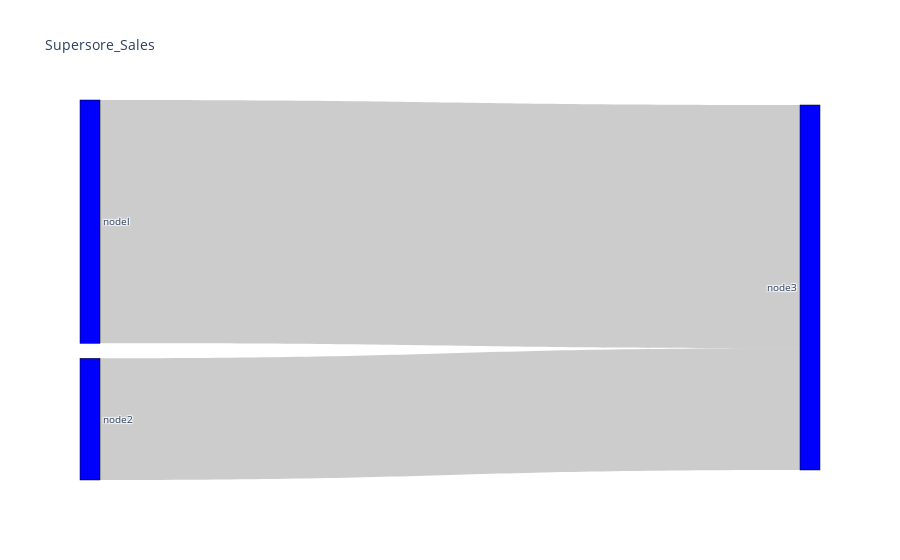

Notebook cell for this chart:
### Markdown cell above
Let’s start with one very basic Sankey chart with three nodes and let me mark the important things as bold in the below code.

### Code cell
fig = go.Figure(data=[go.Sankey(
    node = dict(
        pad=15,
        thickness = 20,
        line = dict(color = 'black', width=0.5),
        label = ['nodel', 'node2','node3'],
        color = 'blue'),
    link = dict(source = [0,1],
                target = [2,2],
                value = [8,4])
    )
])
fig.update_layout(title_text = 'Supersore_Sales',font_size=10)
fig.show()

### Figure 1 — Plotly figure (JSON) as saved in the notebook; plotly's stock layout.template omitted (floating-point values rounded to 4 significant figures)
{"data": [{"link": {"source": [0, 1], "target": [2, 2], "value": [8, 4]}, "node": {"color": "blue", "label": ["nodel", "node2", "node3"], "line": {"color": "black", "width": 0.5}, "pad": 15, "thickness": 20}, "type": "sankey"}], "layout": {"font": {"size": 10}, "title": {"text": "Supersore_Sales"}}}
